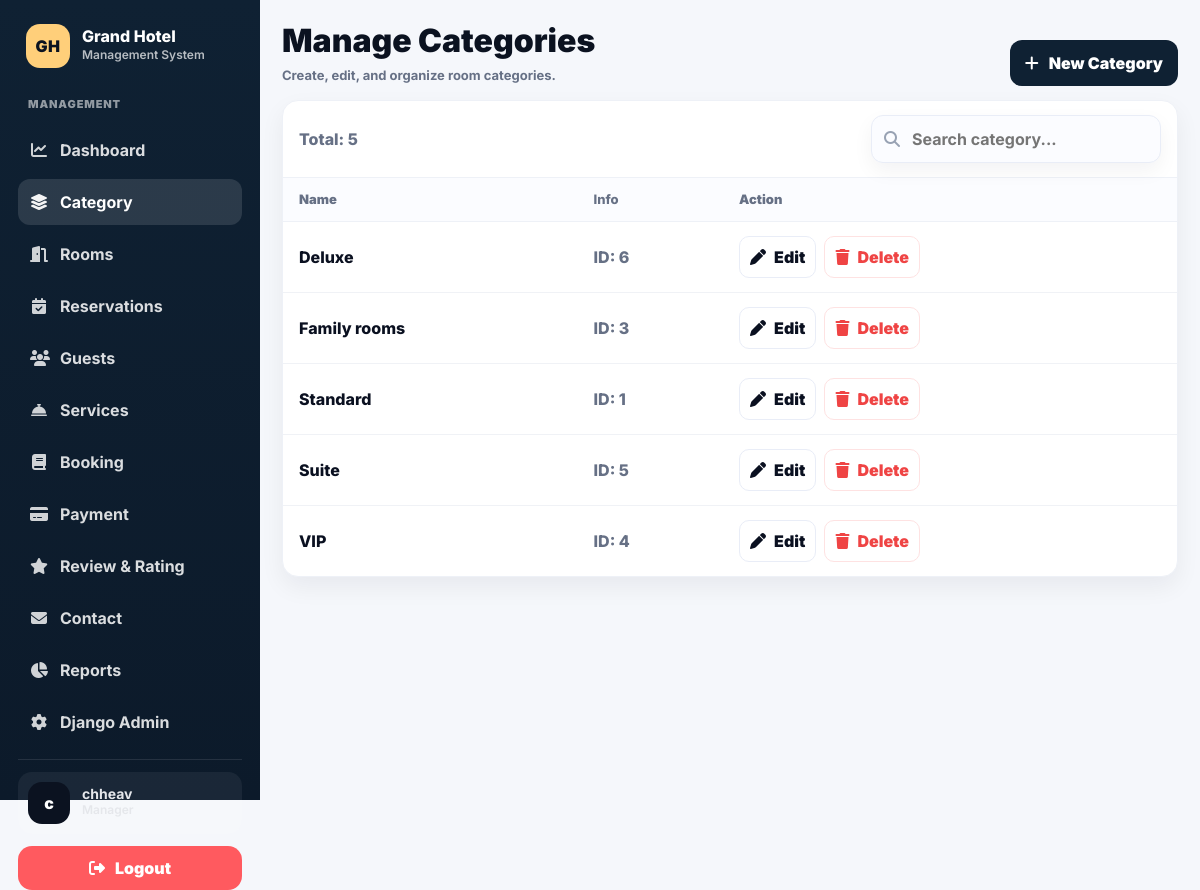
/dashboard/categories/ (signed in), run on an earlier commit of the app's database.
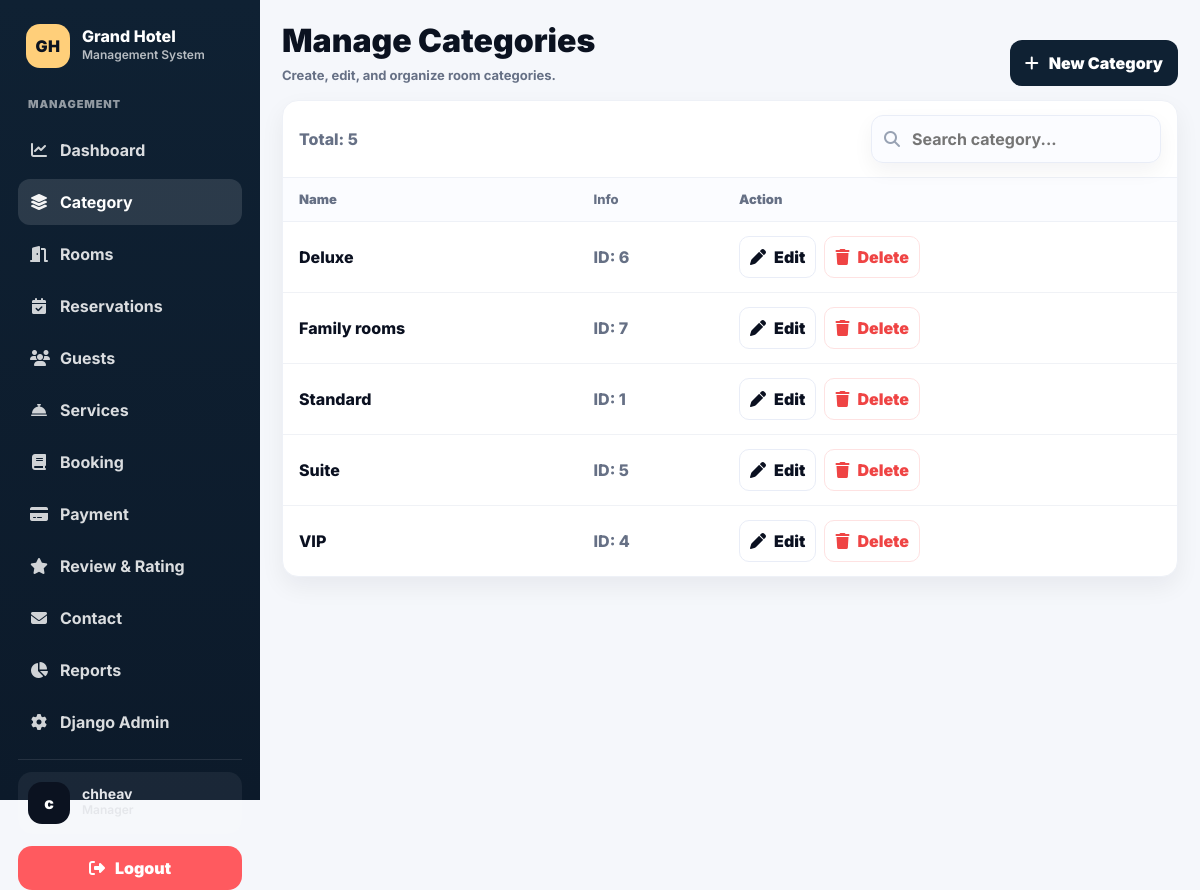
And on a later commit of the database.
### hotel/models.py (models this page shows, shortened)
class RoomCategory(models.Model):
    id = models.AutoField(primary_key=True)
    category_name = models.CharField(max_length=50, unique=True)
    class Meta:
        verbose_name_plural = "Room Categories"

### hotel/views.py (the view)
# urls.py: path('dashboard/categories/', views.manage_categories, name='manage_categories'),
@admin_login_required
def manage_categories(request):
    categories = RoomCategory.objects.all().order_by('category_name')
    return render(request, 'hotel/admin/manage_category.html', {'categories': categories})

### hotel/views.py (called while the page is built, shortened)
def admin_login_required(view_func):
    @wraps (view_func)
    def wrapper(request, *args, **kwargs):
        if not request.user.is_authenticated:
            return redirect('login')
        if request.user.is_superuser:
            return view_func(request, *args, **kwargs)
    return wrapper

### hotel/template/hotel/admin/manage_category.html (shortened to what this page needs)
{% extends 'hotel/admin/admin_base.html' %}
{% load static %}
{% block admin_content %}
<div class="page-head">
  <div>
    <h2>Manage Categories</h2>
    <p class="page-sub">Create, edit, and organize room categories.</p>
  </div>
  <button type="button" class="btnx" onclick="openAddCategoryModal()">
    <i class="fas fa-plus"></i> New Category
  </button>
</div>
<div class="cardx">
  <div class="cardx-top">
    <div class="muted">Total: {{ categories|length }}</div>
    <div class="search">
      <i class="fas fa-search muted"></i>
      <input id="q" type="text" placeholder="Search category..." onkeyup="filterRows()">
    </div>
  </div>
  {% if categories %}
    <div style="overflow:auto;">
      <table id="catTable">
        <thead>
          <tr>
            <th>Name</th>
            <th class="muted">Info</th>
            <th>Action</th>
          </tr>
        </thead>
        <tbody>
          {% for c in categories %}
            <tr>
              <td>{{ c.category_name }}</td>
              <td class="muted">ID: {{ c.id }}</td>
              <td>
                <div class="action-wrap">
                  <a href="{% url 'edit_category' c.id %}" class="link-btn">
                    <i class="fas fa-pen"></i> Edit
                  </a>
                  <form method="post" action="{% url 'delete_category' c.id %}" class="delete-form" style="display:inline;">
                    <button type="submit" class="danger-btn">
                      <i class="fas fa-trash"></i> Delete
                    </button>
                  </form>
                </div>
              </td>
            </tr>
          {% endfor %}
        </tbody>
      </table>
    </div>
  {% else %}
    <div class="empty">No categories found.</div>
  {% endif %}
</div>
{% endblock %}

What changed in the data, as far as the page shows it:
removed RoomCategory: category_name "Family rooms", id "3"
added RoomCategory: category_name "Family rooms", id "7"
